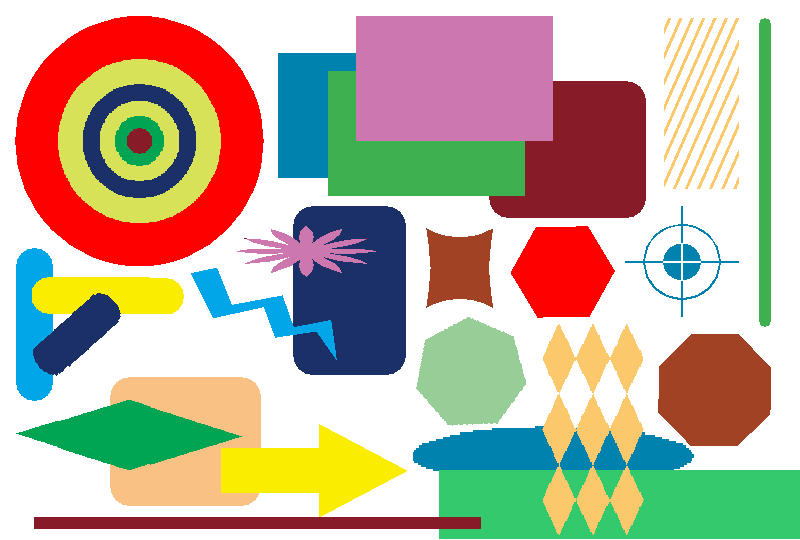
#> input picture tools/risou_en.png, 800 x 540 px
$ python img_scale.py
#> lines starting #> are read from the running program, lines starting #| are printed output that depends on the picture
# -*- coding: utf-8 -*-
import numpy as np
import cv2

img = cv2.imread('risou_en.png')
#> img is the input picture: shape (540, 800, 3); mean B, G, R 158, 176.5, 188.9
rows,cols,ch = img.shape
#> rows = 540; cols = 800; ch = 3

#拡大
#res = cv2.resize(img,None,fx=2, fy=2, interpolation = cv2.INTER_AREA)

#縮小
res = cv2.resize(img,None,fx=0.5, fy=0.5, interpolation = cv2.INTER_CUBIC)
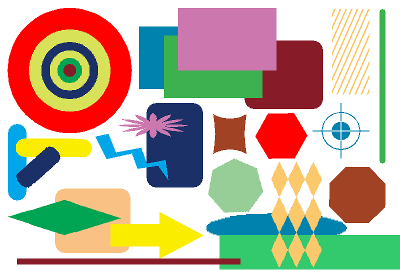
#> res: shape (270, 400, 3); mean B, G, R 157.7, 176.3, 188.8

cv2.imwrite('scale_small_risou.png',res)

$ run again, with tools/risou_affin.png copied over tools/risou_en.png
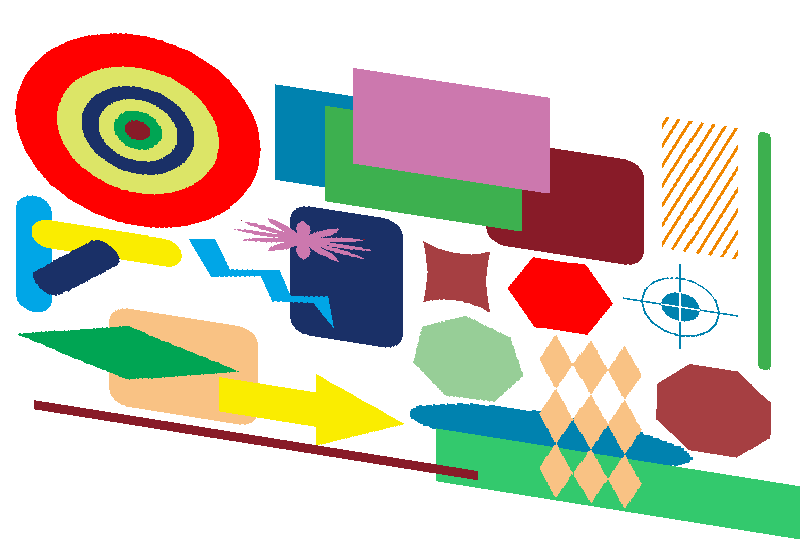
#> input picture tools/risou_affin.png, 800 x 540 px
#> img is the input picture: shape (540, 800, 3); mean B, G, R 181.7, 194.4, 204.4
#> `res = cv2.resize(img,None,fx=0.5, fy=0.5, interpolation = cv2.INTER_CU..`:
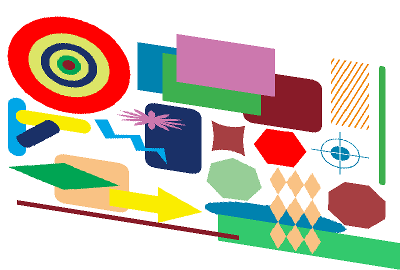
#> res: shape (270, 400, 3); mean B, G, R 181.5, 194.2, 204.3

$ run again, with tools/risou_perspective.png copied over tools/risou_en.png
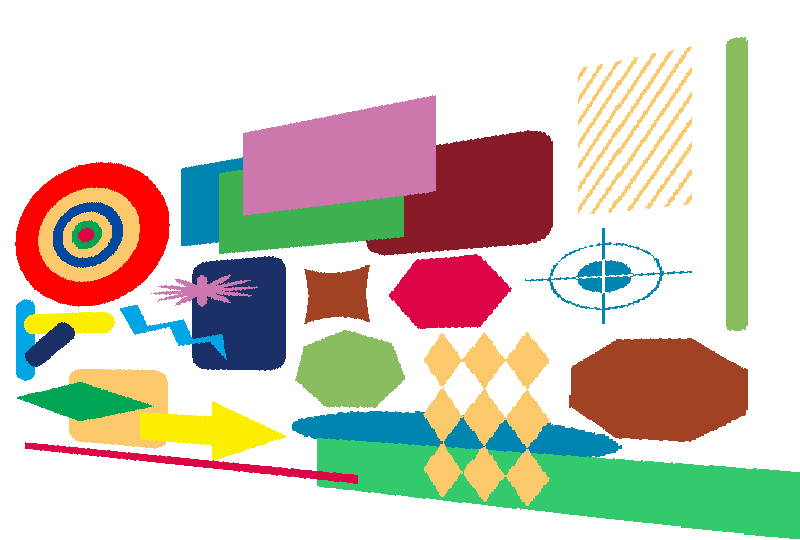
#> input picture tools/risou_perspective.png, 800 x 540 px
#> img is the input picture: shape (540, 800, 3); mean B, G, R 189.1, 201.9, 207.8
#> `res = cv2.resize(img,None,fx=0.5, fy=0.5, interpolation = cv2.INTER_CU..`:
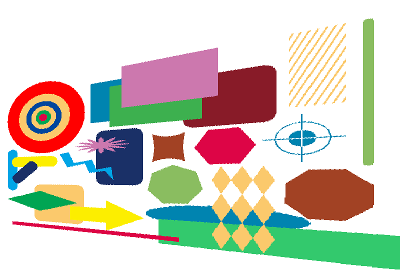
#> res: shape (270, 400, 3); mean B, G, R 188.8, 201.7, 207.7

$ run again, with tools/risou_rotate45.png copied over tools/risou_en.png
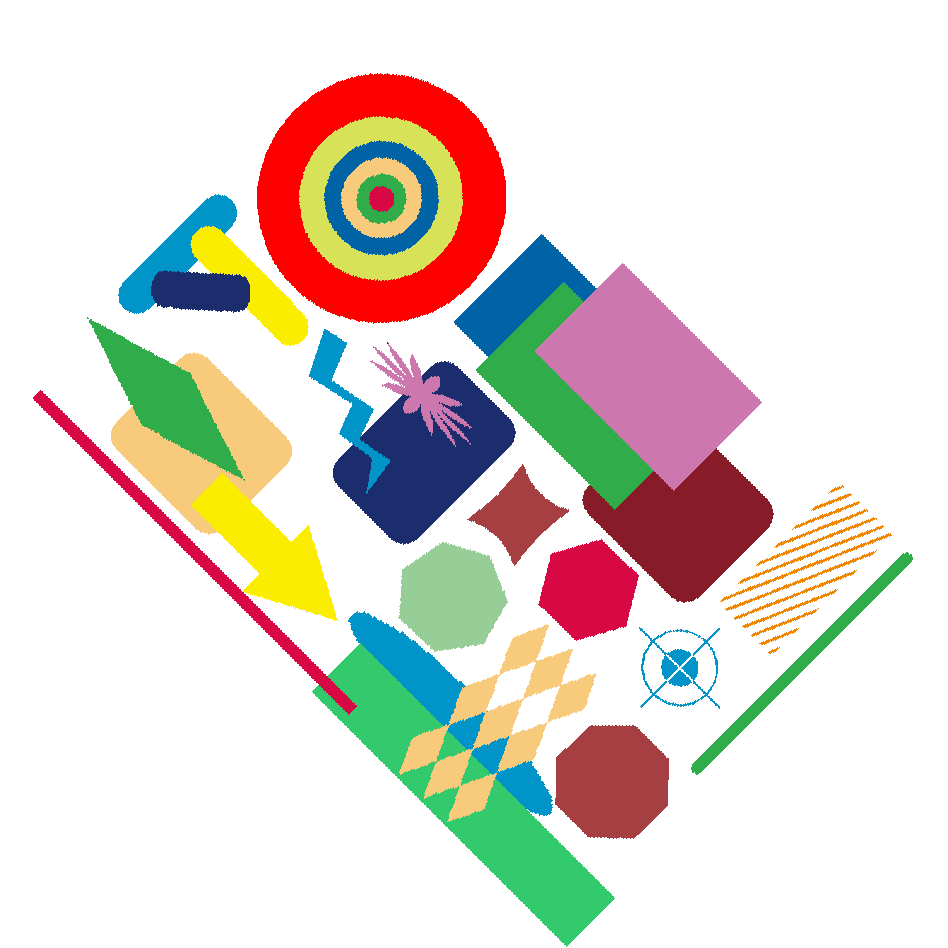
#> input picture tools/risou_rotate45.png, 948 x 948 px
#> img is the input picture: shape (948, 948, 3); mean B, G, R 209.6, 217, 223.6
#> `res = cv2.resize(img,None,fx=0.5, fy=0.5, interpolation = cv2.INTER_CU..`:
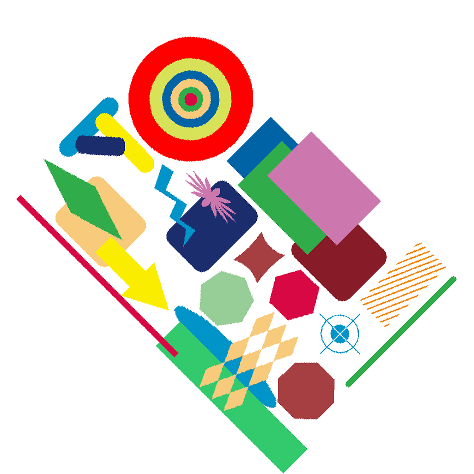
#> res: shape (474, 474, 3); mean B, G, R 209.5, 216.9, 223.6
